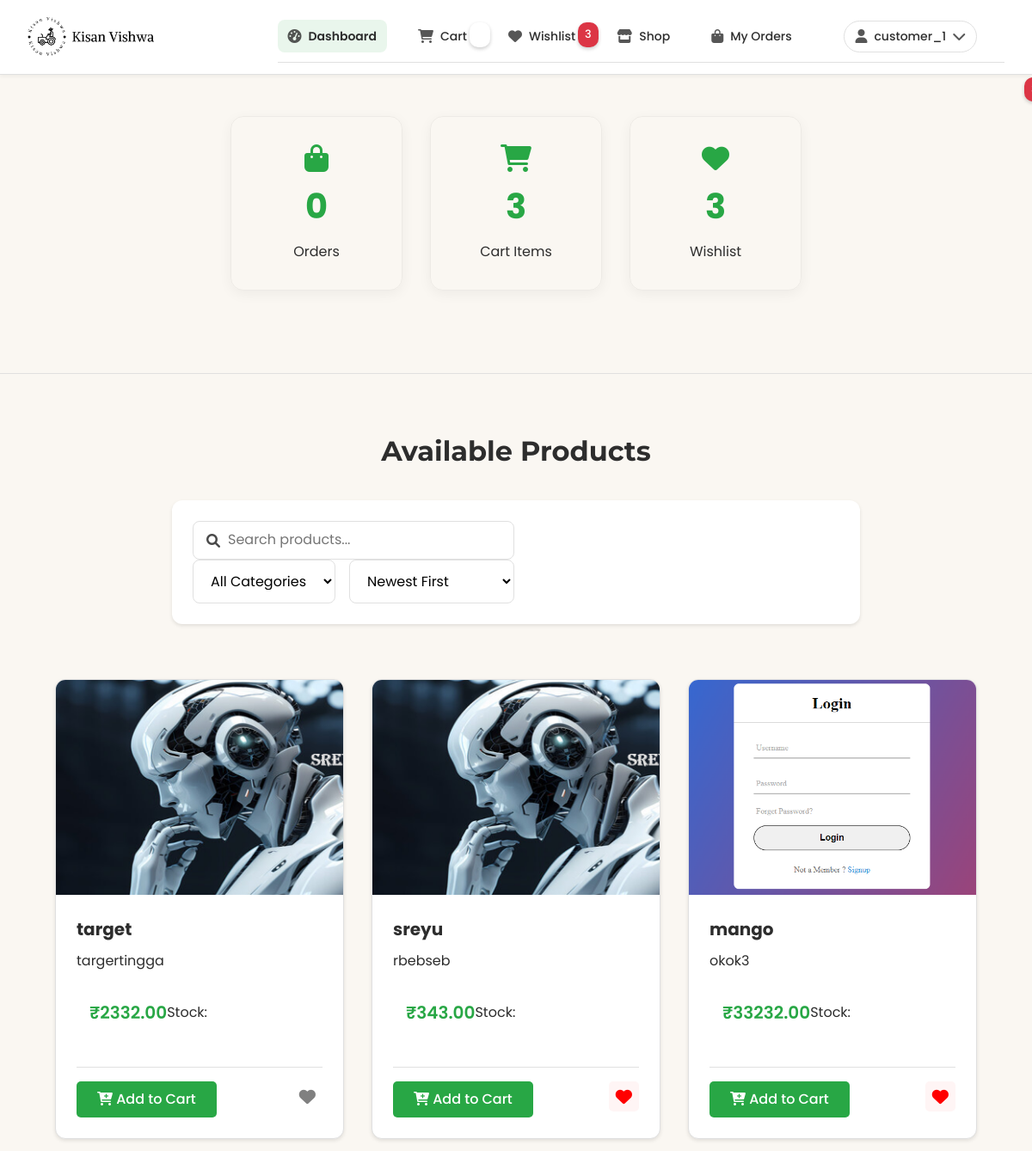
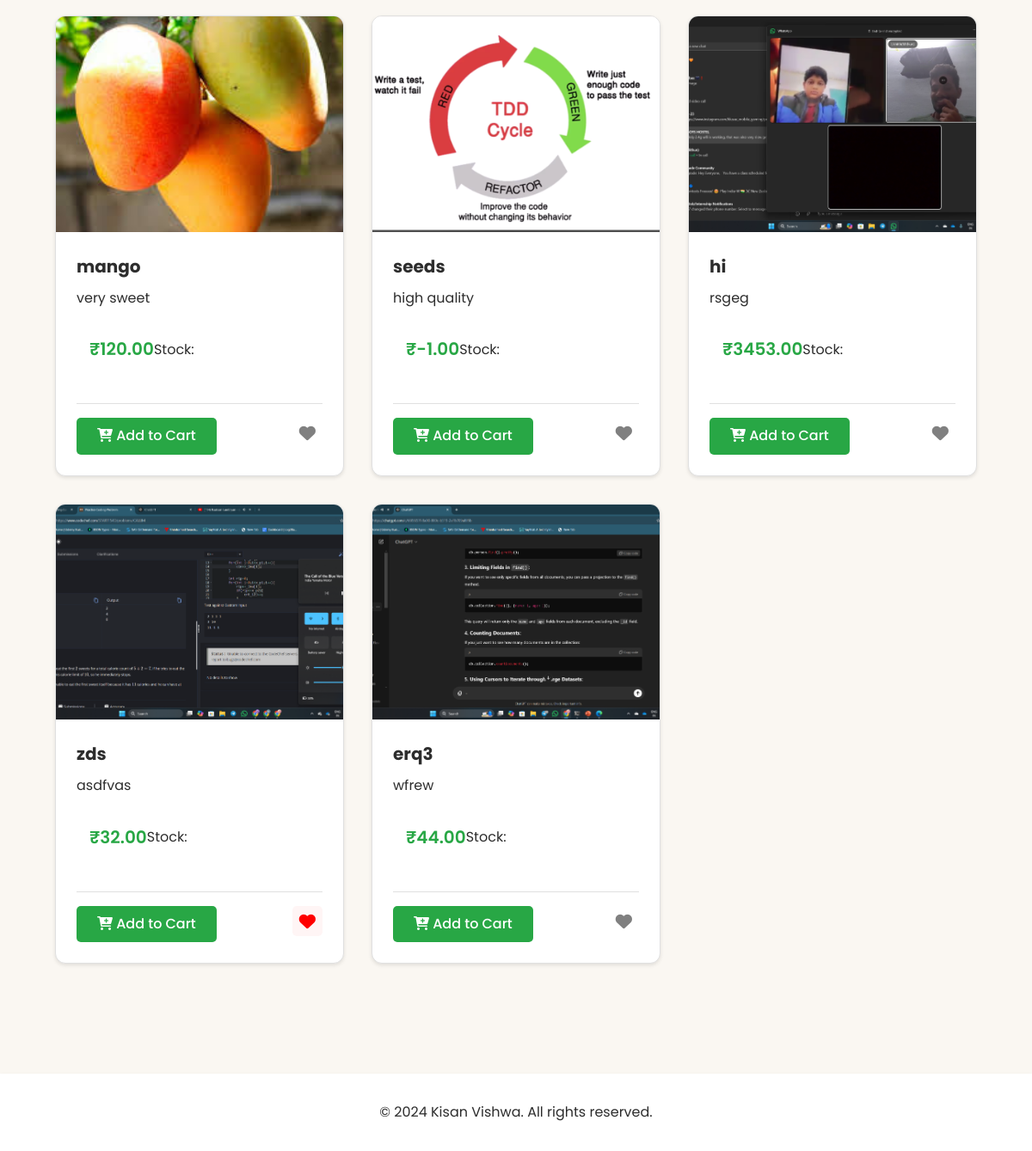
Page /customer/customer_dashboard/ (signed in) on the committed database (2 pictures, top to bottom).
### product_app/models.py (models this page shows)
class Product(models.Model):
    CATEGORY_CHOICES = [
        ('vegetables', 'Vegetables'),
        ('fruits', 'Fruits'),
        ('grains', 'Grains'),
        ('dairy', 'Dairy'),
        ('other', 'Other')
    ]
    name = models.CharField(max_length=200)
    category = models.CharField(max_length=100, choices=CATEGORY_CHOICES, default='other')
    price = models.DecimalField(max_digits=10, decimal_places=2)
    quantity = models.IntegerField()
    description = models.TextField()
    image = models.ImageField(
        upload_to='products/',
        default='images/productnotuploaded.jpg',
        blank=True
    )
    farmer = models.ForeignKey(User, on_delete=models.CASCADE)
    created_at = models.DateTimeField(auto_now_add=True)
    updated_at = models.DateTimeField(auto_now=True)

### customer_app/views.py (the view)
# urls.py: path('customer_dashboard/', customer_dashboard, name='customer_dashboard'),
@login_required
def customer_dashboard(request):
    products = Product.objects.all()  # Fetches all products
    cart_items_count = CartItem.objects.filter(user=request.user).count()
    wishlist_count = Wishlist.objects.filter(user=request.user).count()
    wishlist_products = Product.objects.filter(wishlist__user=request.user)
    context = {
        'products': products,
        'cart_items_count': cart_items_count,
        'wishlist_count': wishlist_count,
        'wishlist_products': wishlist_products
    }
    return render(request, 'customer_app/customer_dashboard.html', context)

### customer_app/context_processors.py (called while the page is built)
def wishlist_and_cart_counts(request):
    if request.user.is_authenticated:
        wishlist_count = Wishlist.objects.filter(user=request.user).count()
        cart_items_count = CartItem.objects.filter(user=request.user).count()
    else:
        wishlist_count = 0
        cart_items_count = 0
    return {
        'wishlist_count': wishlist_count,
        'cart_items_count': cart_items_count,
    }

### customer_app/templates/customer_app/customer_dashboard.html (shortened to what this page needs)
{% load static %}
<html lang="en">
<head>
    <link rel="stylesheet" href="https://cdnjs.cloudflare.com/ajax/libs/normalize/8.0.1/normalize.min.css">
    <link rel="stylesheet" href="https://cdnjs.cloudflare.com/ajax/libs/font-awesome/6.0.0/css/all.min.css">
    <link rel="stylesheet" type="text/css" href="{% static 'css/customerdesign.css' %}">
</head>
<body>
    <header class="header">
        <div class="logo">
            <img src="{% static 'images/kisan_vishwa_logo.png' %}" alt="Kisan Vishwa Logo">
        </div>
        <div class="nav-container">
            {% include 'NavBar/CustomerNavBar.html' %}
        </div>
    </header>
    <section class="hero">
        <div class="dashboard-stats-container">
            <div class="dashboard-stats">
                <div class="stat-box">
                    <i class="fas fa-shopping-bag stat-icon"></i>
                    <span class="stat-number">{{ orders.count|default:"0" }}</span>
                    <span class="stat-label">Orders</span>
                </div>
                <div class="stat-box">
                    <i class="fas fa-shopping-cart stat-icon"></i>
                    <span class="stat-number">{{ cart_items_count|default:"0" }}</span>
                    <span class="stat-label">Cart Items</span>
                    <span class="badge">{{ cart_items_count }}</span>
                </div>
                <div class="stat-box">
                    <i class="fas fa-heart stat-icon"></i>
                    <span class="stat-number">{{ wishlist_count|default:"0" }}</span>
                    <span class="stat-label">Wishlist</span>
                </div>
            </div>
        </div>
    </section>
    <main class="main-content">
        <section class="products-section">
            <h2 class="section-title">Available Products</h2>
            <div class="products-controls">
                <div class="search-filter">
                    <form method="GET" action="{% url 'customer_dashboard' %}" class="filter-form">
                        <div class="search-box">
                            <i class="fas fa-search"></i>
                            <input type="text" name="search" placeholder="Search products..."
                                   value="{{ request.GET.search|default:'' }}">
                        </div>
                        <div class="filter-group">
                            <select name="category" onchange="this.form.submit()">
                                <option value="">All Categories</option>
                            </select>
                            <select name="sort" onchange="this.form.submit()">
                                <option value="newest">Newest First</option>
                            </select>
                        </div>
                    </form>
                </div>
            </div>
            <div class="card-grid">
                {% if products %}
                    {% for product in products %}
                        <article class="card">
                            <div class="card-image">
                                {% if product.image %}
                                    <img src="{{ product.image.url }}" alt="{{ product.name }}" loading="lazy">
                                {% endif %}
                            </div>
                            <div class="card-content">
                                <h2 class="card-title">{{ product.name }}</h2>
                                <p class="card-description">{{ product.description|truncatechars:100 }}</p>
                                <div class="product-details">
                                    <div class="price-stock">
                                        <span class="price">₹{{ product.price }}</span>
                                        <span class="stock">Stock: {{ product.stock }}</span>
                                    </div>
                                </div>
                                <div class="card-actions">
                                    <form method="POST" action="{% url 'add_to_cart' product.id %}" class="add-to-cart-form">
                                        <button type="submit" class="btn btn-primary">
                                            <i class="fas fa-cart-plus"></i> Add to Cart
                                        </button>
                                    </form>
                                    <form method="POST" action="{% url 'add_to_wishlist' product.id %}" class="wishlist-form">
                                        <button type="submit" class="btn btn-wishlist {% if product in wishlist_products %}in-wishlist{% endif %}" title="{% if product in wishlist_products %}Remove from Wishlist{% else %}Add to Wishlist{% endif %}">
                                            <i class="fas fa-heart"></i>
                                        </button>
                                    </form>
                                </div>
                            </div>
                        </article>
                    {% endfor %}
                {% else %}
                    <div class="no-products-message">
                        <i class="fas fa-box-open"></i>
                        <p>No products available at the moment.</p>
                    </div>
                {% endif %}
            </div>
        </section>
    </main>
    <footer class="footer">
        <p>&copy; 2024 Kisan Vishwa. All rights reserved.</p>
    </footer>
</body>
</html>

### templates/NavBar/CustomerNavBar.html (shortened to what this page needs)
{% load static %}
{% if user.is_authenticated %}
<nav class="nav-menu">
    <ul class="nav-links">
        <li>
            <a href="{% url 'customer_dashboard' %}" class="nav-link {% if request.resolver_match.url_name == 'customer_dashboard' %}active{% endif %}">
                <i class="fas fa-tachometer-alt"></i> Dashboard
            </a>
        </li>
        <li>
            <a href="{% url 'customer_cart' %}" class="nav-link cart-link {% if request.resolver_match.url_name == 'customer_cart' %}active{% endif %}">
                <i class="fas fa-shopping-cart"></i> Cart
                {% if cart_items_count > 0 %}
                    <span class="badge">{{ cart_items_count }}</span>
                {% endif %}
            </a>
        </li>
        <li>
            <a href="{% url 'customer_wishlist' %}" class="nav-link {% if request.resolver_match.url_name == 'customer_wishlist' %}active{% endif %}">
                <i class="fas fa-heart"></i> Wishlist
                {% if wishlist_count > 0 %}
                    <span class="badge">{{ wishlist_count }}</span>
                {% endif %}
            </a>
        </li>
        <li>
            <a href="#" class="nav-link {% if request.resolver_match.url_name == 'shop' %}active{% endif %}">
                <i class="fas fa-store"></i>
                <span>Shop</span>
            </a>
        </li>
        <li>
            <a href="#" class="nav-link {% if request.resolver_match.url_name == 'orders' %}active{% endif %}">
                <i class="fas fa-shopping-bag"></i>
                <span>My Orders</span>
            </a>
        </li>
        <li class="profile-menu">
            <a href="#" class="nav-link profile-toggle">
                <div class="profile-info">
                    {% if user.customer_profile.profile_picture %}
                        <img src="{{ user.customer_profile.profile_picture.url }}" alt="Profile" class="profile-pic">
                    {% else %}
                        <i class="fas fa-user"></i>
                    {% endif %}
                    <span>{{ user.username|truncatechars:12 }}</span>
                </div>
                <i class="fas fa-chevron-down"></i>
            </a>
        </li>
    </ul>
</nav>
{% endif %}

### rows in the picture
Product: image (picture), name "target", description "targertingga", price "2332.00"
Product: image (picture), name "sreyu", description "rbebseb", price "343.00"
Product: image (picture), name "mango", description "okok3", price "33232.00"
Product: image (picture), name "mango", description "very sweet", price "120.00"
Product: image (picture), name "seeds", description "high quality", price "-1.00"
Product: image (picture), name "hi", description "rsgeg", price "3453.00"
Product: image (picture), name "zds", description "asdfvas", price "32.00"
Product: image (picture), name "erq3", description "wfrew", price "44.00"

### other values in the picture
{{ wishlist_count }} "3"
{{ user.username|truncatechars:12 }} "customer_1"
{{ orders.count|default:"0" }} "0"
{{ cart_items_count|default:"0" }} "3"
{{ wishlist_count|default:"0" }} "3"
